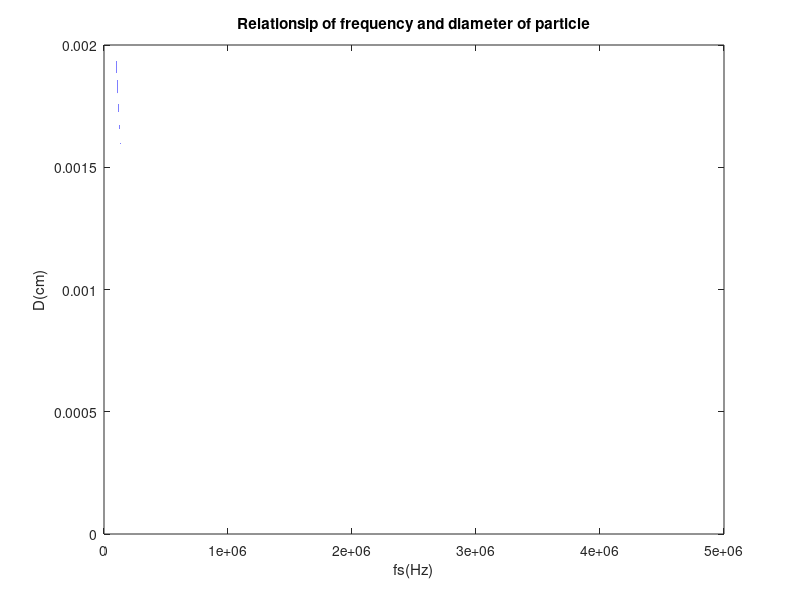

The MATLAB script that drew this image:
ganma = 72.8;
fs = 100000 : 5000000 ;
% fs = 2000000;
pai = 3.1416;
rou = 0.997;
ryukei_d = 0.34 * ((8 * pai * ganma)./(rou * (fs).^2)) .^(1/3);
plot(fs, ryukei_d)
xlabel("fs(Hz)")
ylabel("D(cm)")
title("Relationsip of frequency and diameter of particle")
